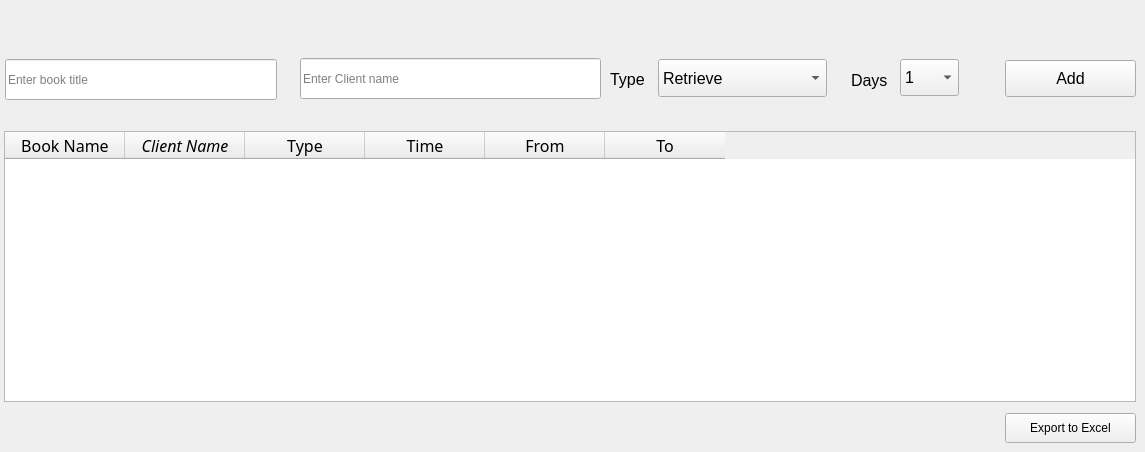
    <widget class="QWidget" name="tab">
     <attribute name="title">
      <string>Operations</string>
     </attribute>
     <attribute name="toolTip">
      <string>&lt;html&gt;&lt;head/&gt;&lt;body&gt;&lt;p&gt;Update day to day operations&lt;/p&gt;&lt;/body&gt;&lt;/html&gt;</string>
     </attribute>
     <widget class="QTableWidget" name="operations_table">
      <property name="geometry">
       <rect>
        <x>4</x>
        <y>131</y>
        <width>1132</width>
        <height>271</height>
       </rect>
      </property>
      <property name="font">
       <font>
        <family>Segoe UI Light</family>
        <pointsize>12</pointsize>
       </font>
      </property>
      <property name="styleSheet">
       <string notr="true"/>
      </property>
      <property name="frameShadow">
       <enum>QFrame::Sunken</enum>
      </property>
      <property name="lineWidth">
       <number>3</number>
      </property>
      <property name="alternatingRowColors">
       <bool>true</bool>
      </property>
      <attribute name="horizontalHeaderDefaultSectionSize">
       <number>120</number>
      </attribute>
      <attribute name="horizontalHeaderShowSortIndicator" stdset="0">
       <bool>false</bool>
      </attribute>
      <attribute name="horizontalHeaderStretchLastSection">
       <bool>false</bool>
      </attribute>
      <column>
       <property name="text">
        <string>Book Name</string>
       </property>
      </column>
      <column>
       <property name="text">
        <string>Client Name</string>
       </property>
       <property name="font">
        <font>
         <italic>true</italic>
        </font>
       </property>
       <property name="background">
        <color>
         <red>85</red>
         <green>255</green>
         <blue>255</blue>
        </color>
       </property>
      </column>
      <column>
       <property name="text">
        <string>Type</string>
       </property>
      </column>
      <column>
       <property name="text">
        <string>Time</string>
       </property>
      </column>
      <column>
       <property name="text">
        <string>From</string>
       </property>
      </column>
      <column>
       <property name="text">
        <string>To</string>
       </property>
      </column>
     </widget>
     <widget class="QLineEdit" name="lineEdit">
      <property name="geometry">
       <rect>
        <x>5</x>
        <y>59</y>
        <width>272</width>
        <height>41</height>
       </rect>
      </property>
      <property name="placeholderText">
       <string>Enter book title</string>
      </property>
     </widget>
     <widget class="QComboBox" name="comboBox">
      <property name="geometry">
       <rect>
        <x>658</x>
        <y>59</y>
        <width>169</width>
        <height>38</height>
       </rect>
      </property>
      <property name="font">
       <font>
        <family>Segoe UI</family>
        <pointsize>12</pointsize>
       </font>
      </property>
      <property name="styleSheet">
       <string notr="true"/>
      </property>
      <property name="editable">
       <bool>false</bool>
      </property>
      <property name="currentIndex">
       <number>0</number>
      </property>
      <property name="iconSize">
       <size>
        <width>6</width>
        <height>6</height>
       </size>
      </property>
      <item>
       <property name="text">
        <string>Retrieve</string>
       </property>
      </item>
      <item>
       <property name="text">
        <string>Rent</string>
       </property>
      </item>
     </widget>
     <widget class="QComboBox" name="comboBox_2">
      <property name="geometry">
       <rect>
        <x>900</x>
        <y>59</y>
        <width>59</width>
        <height>37</height>
       </rect>
      </property>
      <property name="font">
       <font>
        <family>Segoe UI</family>
        <pointsize>12</pointsize>
       </font>
      </property>
      <property name="styleSheet">
       <string notr="true"/>
      </property>
      <item>
       <property name="text">
        <string>1</string>
       </property>
      </item>
      <item>
       <property name="text">
        <string>2</string>
       </property>
      </item>
      <item>
       <property name="text">
        <string>3</string>
       </property>
      </item>
      <item>
       <property name="text">
        <string>4</string>
       </property>
      </item>
      <item>
       <property name="text">
        <string>5</string>
       </property>
      </item>
      <item>
       <property name="text">
        <string>6</string>
       </property>
      </item>
      <item>
       <property name="text">
        <string>7</string>
       </property>
      </item>
      <item>
       <property name="text">
        <string>8</string>
       </property>
      </item>
      <item>
       <property name="text">
        <string>9</string>
       </property>
      </item>
      <item>
       <property name="text">
        <string>10</string>
       </property>
      </item>
     </widget>
     <widget class="QLabel" name="label">
      <property name="geometry">
       <rect>
        <x>610</x>
        <y>69</y>
        <width>47</width>
        <height>21</height>
       </rect>
      </property>
      <property name="font">
       <font>
        <family>Segoe UI</family>
        <pointsize>12</pointsize>
       </font>
      </property>
      <property name="text">
       <string>Type</string>
      </property>
     </widget>
     <widget class="QLabel" name="label_2">
      <property name="geometry">
       <rect>
        <x>851</x>
        <y>68</y>
        <width>47</width>
        <height>25</height>
       </rect>
      </property>
      <property name="font">
       <font>
        <family>Segoe UI</family>
        <pointsize>12</pointsize>
       </font>
      </property>
      <property name="text">
       <string>Days</string>
      </property>
     </widget>
     <widget class="QPushButton" name="pushButton_6">
      <property name="geometry">
       <rect>
        <x>1005</x>
        <y>60</y>
        <width>131</width>
        <height>37</height>
       </rect>
      </property>
      <property name="font">
       <font>
        <family>Segoe UI</family>
        <pointsize>12</pointsize>
       </font>
      </property>
      <property name="styleSheet">
       <string notr="true">:hover{
border-color: #333;
border-width: 2px;
background-colour:#1b1b1b;
}</string>
      </property>
      <property name="text">
       <string>Add</string>
      </property>
     </widget>
     <widget class="QLineEdit" name="lineEdit_2">
      <property name="geometry">
       <rect>
        <x>300</x>
        <y>58</y>
        <width>301</width>
        <height>41</height>
       </rect>
      </property>
      <property name="placeholderText">
       <string>Enter Client name</string>
      </property>
     </widget>
     <widget class="QPushButton" name="pushButton_3">
      <property name="geometry">
       <rect>
        <x>1005</x>
        <y>413</y>
        <width>131</width>
        <height>30</height>
       </rect>
      </property>
      <property name="text">
       <string>Export to Excel</string>
      </property>
     </widget>
    </widget>
